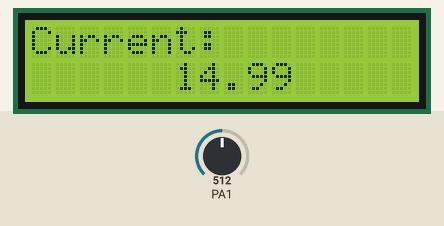
Bench run of a program on a simulated ATmega32, built with avr-gcc and emulated at 8 MHz. Parts: 16×2 character LCD. Wiring (inferred from the signals the program sends): character LCD (HD44780): RS PD0; E PD1; data PC0, PC1, PC2, PC3, PC4, PC5, PC6, PC7. The inputs (shaded band) are chosen by the test bench; at power-on: PA1 = 512.

Above: at 1.2 s.
1.3 s: PA1 set to 716
At 2.6 s:
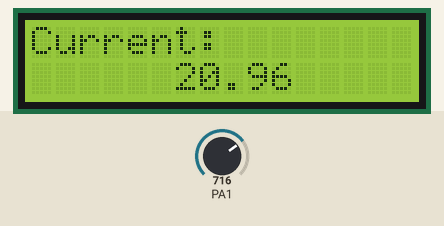
2.9 s: PA1 set to 900
At 3.7 s:
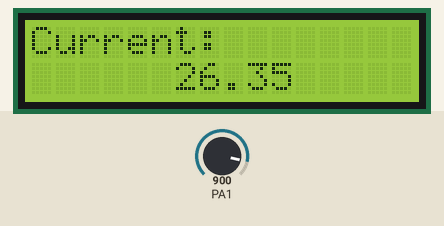
4.5 s: PA1 set to 1023
At 5.8 s:
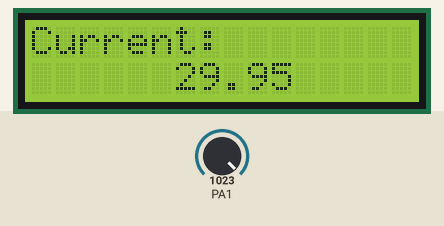
Timing chart, 0 to 7.5 s (numbered marks = the images above; inputs shaded):
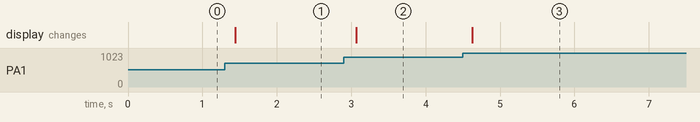

The program:

main.c
```c
#include<avr/io.h>
#define F_CPU 8000000UL
#include<util/delay.h>
#include<stdio.h>
double vin;
double vout;
unsigned int value;
char output[6];

void lcd_cmd(char cmd)              //Command sub routine LCD
{
	PORTC=cmd;
	PORTD&=~(1<<0);
	PORTD|=(1<<1);
	_delay_ms(5);
	PORTD&=~(1<<1);
	_delay_ms(5);
}

void lcd_data(char *txt)         //Data sub routine LCD
{
	while(*txt!='\0')
	{
		PORTC=*txt;
		PORTD|=(1<<0);
		PORTD|=(1<<1);
		_delay_ms(5);
		PORTD&=~(1<<1);
		_delay_ms(5);
		txt++;
	}
}

void voltage(void)             //Sub routine to read voltage
{
	ADMUX|=(1<<0);
	ADCSRA|=(1<<6);
	while(ADIF==0);
	value=ADCL|ADCH<<8;
	vout=value*0.00488;             //To determine output Voltage from sensor
	vin=6*vout;                    //To determine real voltage
	sprintf(output,"%.2f",vin);
	lcd_cmd(0xc6);
	lcd_data(output);
}

void current(void)
{
	ADMUX&=~(1<<0);
	ADCSRA|=(1<<6);
	while(ADIF==0);
	value=ADCL|ADCH<<8;
	vout=value*0.00488;            //To determine output voltage from sensor
	vin=(vout-2.5)/0.185;          //To determine real current
	sprintf(output,"%.2f",vin);    //Float to char conversion for printing
	lcd_cmd(0xc6);
	lcd_data(output);
}

int main(void)
{
	DDRC=0xff;
	DDRD=0x03;
	PORTC=0x00;
	PORTD=0x00;
	lcd_cmd(0x38);
	lcd_cmd(0x01);
	lcd_cmd(0x0c);
	lcd_cmd(0x80);
	lcd_data("Current:");
	lcd_cmd(0xc0);
	//lcd_data("Current Bill:");
	ADMUX=0x00;
	ADCSRA=0x87;                     //Initializing A/D converter
	while(1)
	{
		voltage();                  //Voltage display

	}
	return 0;
}
```

Measured:
- after the input at 1.3 s, the display: changes after 0.14 s (image 1)
- after the input at 2.9 s, the display: changes after 0.17 s (image 2)
- after the input at 4.5 s, the display: changes after 0.13 s (image 3)
